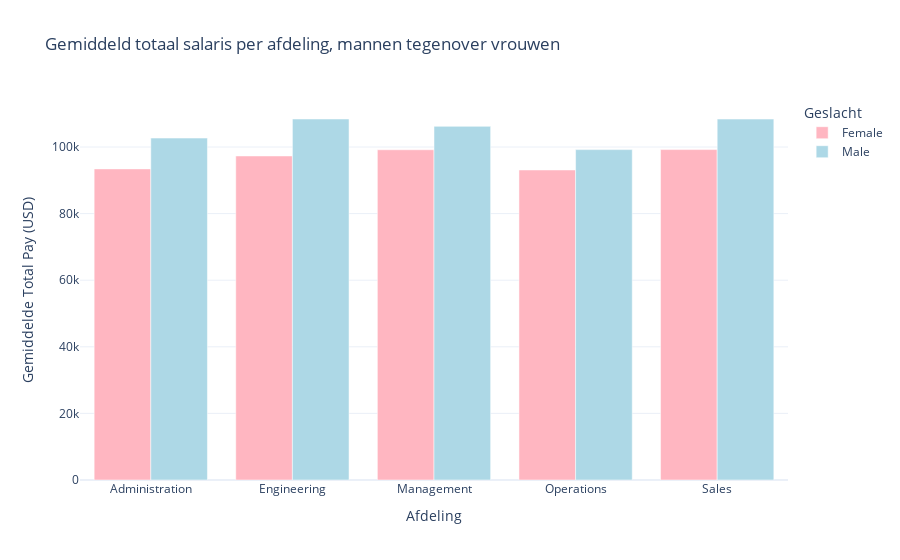

The notebook cell saved with this chart:
### Markdown cell above
**Loonkloof tussen mannen en vrouwen in verschillende afdelingen:**

Totalpay is een optelling van de 'Basepay' en de 'Bonus'.

### Code cell
import pandas as pd
import plotly.express as px

df = pd.read_csv("Glassdoor Gender Pay Gap.csv")

df["TotalPay"] = df["BasePay"] + df["Bonus"]

dept_gender = df.groupby(["Dept", "Gender"], as_index=False)["TotalPay"].mean()

fig = px.bar(
    dept_gender,
    x="Dept",
    y="TotalPay",
    color="Gender",
    barmode="group",
    labels={
        "Dept": "Afdeling",
        "TotalPay": "Gemiddeld totaal salaris (USD)",
        "Gender": "Geslacht"
    },
    color_discrete_map={
        "Male": "#ADD8E6",
        "Female": "#FFB6C1"
    },
    title="Gemiddeld totaal salaris per afdeling, mannen tegenover vrouwen"
)

fig.update_layout(
    xaxis_title="Afdeling",
    yaxis_title="Gemiddelde Total Pay (USD)",
    legend_title="Geslacht",
    template="plotly_white"
)

fig.show()

### Figure 1 — Plotly figure (JSON) as saved in the notebook; plotly's stock layout.template omitted (floating-point values rounded to 4 significant figures)
{"data": [{"alignmentgroup": "True", "hovertemplate": "Geslacht=Female<br>Afdeling=%{x}<br>Gemiddeld totaal salaris (USD)=%{y}<extra></extra>", "legendgroup": "Female", "marker": {"color": "#FFB6C1", "pattern": {"shape": ""}}, "name": "Female", "offsetgroup": "Female", "orientation": "v", "showlegend": true, "textposition": "auto", "type": "bar", "x": ["Administration", "Engineering", "Management", "Operations", "Sales"], "xaxis": "x", "y": [93430.0, 97310.0, 99170.0, 93100.0, 99220.0], "yaxis": "y"}, {"alignmentgroup": "True", "hovertemplate": "Geslacht=Male<br>Afdeling=%{x}<br>Gemiddeld totaal salaris (USD)=%{y}<extra></extra>", "legendgroup": "Male", "marker": {"color": "#ADD8E6", "pattern": {"shape": ""}}, "name": "Male", "offsetgroup": "Male", "orientation": "v", "showlegend": true, "textposition": "auto", "type": "bar", "x": ["Administration", "Engineering", "Management", "Operations", "Sales"], "xaxis": "x", "y": [102700.0, 108400.0, 106200.0, 99210.0, 108400.0], "yaxis": "y"}], "layout": {"barmode": "group", "legend": {"title": {"text": "Geslacht"}, "tracegroupgap": 0}, "title": {"text": "Gemiddeld totaal salaris per afdeling, mannen tegenover vrouwen"}, "xaxis": {"anchor": "y", "domain": [0.0, 1.0], "title": {"text": "Afdeling"}}, "yaxis": {"anchor": "x", "domain": [0.0, 1.0], "title": {"text": "Gemiddelde Total Pay (USD)"}}}}
